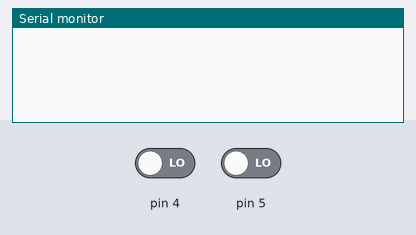
A sketch run on a simulated Arduino Uno, built with avr-gcc and run on an emulated ATmega328P. Shown: the last lines printed to the serial monitor. The inputs (shaded band) are chosen by the test bench; at power-on: pin 4 LOW, pin 5 LOW.

Above: at 1.2 s.
1.3 s: pin 4 driven HIGH
At 1.9 s:
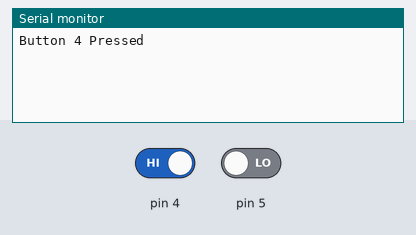
2.8 s: pin 4 driven LOW
At 4.0 s:
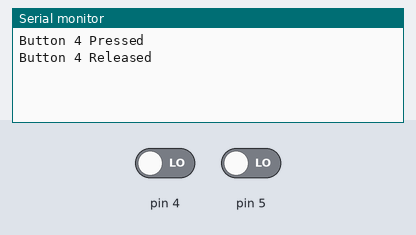
4.3 s: pin 5 driven HIGH
At 5.5 s:
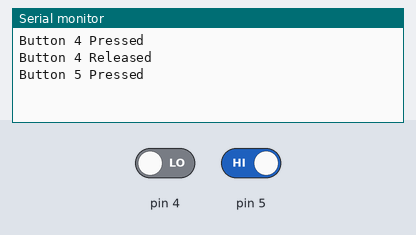
5.8 s: pin 5 driven LOW
At 6.5 s:
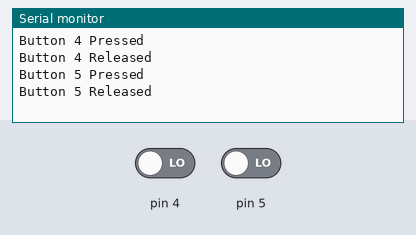

The sketch:

Buttons_Part_6.1_Sample_Solution.ino
```cpp
/*
 * Look back on Part 1.1 (Wonder why the '.1's are related?)
 *   to see how the events were handled.  Props if you already
 *   included the justPressed and justReleased variabled.  If not,
 *   add boolean arrays justPressed and justReleased to the global
 *   variables.
 *
 * Add:
 *  - code in the updateButtonState that updates the justPressed
 *      and justReleased variables as well.
 *  - code in the attachButton and detachButton functions which
 *      deals with the justPressed and justReleased arrays.
 *
 * Write:
 *  - a function, wasPressed, which takes a pin number and returns
 *      the state of justPressed, and sets justPressed to false.
 *  - a function, wasReleased, which takes a pin number and returns
 *      the state of justPreleased, and sets justReleased to false.
 */

// Define how many buttons will be used
#define NUM_OF_BUTTONS 3

// Variable arrays (add the rest)
int pins[NUM_OF_BUTTONS];

int buttonState[NUM_OF_BUTTONS];
int lastButtonState[NUM_OF_BUTTONS];

unsigned long lastDebounceTime[NUM_OF_BUTTONS];
unsigned long debounceDelay[NUM_OF_BUTTONS];

int numberOfButtons = 0;

boolean justPressed[NUM_OF_BUTTONS];
boolean justReleased[NUM_OF_BUTTONS];

void setup()
{
  // Begin Serial
  Serial.begin(9600);
  delay(50);

  // Initialize a couple buttons calling attachButton
  attachButton(4);
  attachButton(5);

}

void loop()
{
  // Update the button states
  updateButtonStates();

  // Iterate through the buttons you attached and print the
  //   result of the 'getter' functions

  if (wasPressed(4))
  {
    Serial.println("Button 4 Pressed");
  }
  if (wasPressed(5))
  {
    Serial.println("Button 5 Pressed");
  }
  if (wasPressed(6))
  {
    Serial.println("Button 6 Pressed");
  }

  if (wasReleased(4))
  {
    Serial.println("Button 4 Released");
  }
  if (wasReleased(5))
  {
    Serial.println("Button 5 Released");
  }
  if (wasReleased(6))
  {
    Serial.println("Button 6 Released");
  }
}

// wasPressed
boolean wasPressed(int pinNum)
{
  // Set up return variable and local variable
  boolean output = false;
  int pinLocation;

  // Check if the pin is one attached
  if (isAttached(pinNum))
  {
    // Get the location of the pin
    pinLocation = pinPosition(pinNum);

    // Get the justPressed state
    output = justPressed[pinLocation];

    // Set the justPressed state to false
    justPressed[pinLocation] = false;
  }

  // Return the output
  return output;
}

// wasReleased
boolean wasReleased(int pinNum)
{
  // Set up return variable and local variable
  boolean output = false;
  int pinLocation;

  // Check if the pin is one attached
  if (isAttached(pinNum))
  {
    // Get the location of the pin
    pinLocation = pinPosition(pinNum);

    // Get the justReleased state
    output = justReleased[pinLocation];

    // Set the justReleased state to false
    justReleased[pinLocation] = false;
  }

  // Return the output
  return output;
}

// getButtonState
int getButtonState(int pinNum)
{
  // Set up a return variable and local variable
  int output = LOW;
  int pinLocation;

  // Check if the pin is one in the list
  if (isAttached(pinNum))
  {
    // Get the location
    pinLocation = pinPosition(pinNum);

    // Get the last state of the corresponding button
    output = buttonState[pinLocation];
  }

  // Return the output
  return output;
}

// getLastButtonState
int getLastButtonState(int pinNum)
{
  // Set up a return variable and local variable
  int output = LOW;
  int pinLocation;

  // Check if the pin is one in the list
  if (isAttached(pinNum))
  {
    // Get the location
    pinLocation = pinPosition(pinNum);

    // Get the last state of the corresponding button
    output = lastButtonState[pinLocation];
  }

  // Return the output
  return output;
}

// setDebounceDelay
void setDebounceDelay(int pinNum, unsigned long newDebounceDelay)
{
  // Check if the pin is actually one of the buttons
  if (isAttached(pinNum))
  {
    // Set the debounceDelay
    debounceDelay[pinPosition(pinNum)] = newDebounceDelay;
  }
}

// setDebounceDelays
void setDebounceDelaya(unsigned long newDebounceDelay)
{
  // Iterate through the buttons
  for (int i = 0; i < numberOfButtons; i++)
  {
    // Set the debounce of each button
    debounceDelay[i] = newDebounceDelay;
  }
}

// updateButtonState
void updateButtonState(int pinNum)
{
  // Set up local variables
  int pinLocation;
  int reading;

  // Check that the pin is one of the buttons
  if (isAttached(pinNum))
  {
    // Get the location of the data
    pinLocation = pinPosition(pinNum);

    // Get the reading
    reading = digitalRead(pinNum);

    // Check if the reading is not what the state is
    if (reading != lastButtonState[pinLocation])
    {
      lastDebounceTime[pinLocation] = millis();
    }

    // Check if the required delay has occured between state changes
    if ((millis() - lastDebounceTime[pinLocation]) > debounceDelay[pinLocation])
    {
      // Update the buttonState
      if (buttonState[pinLocation] != reading)
      {
        buttonState[pinLocation] = reading;

        // If it was just pressed
        if (buttonState[pinLocation] == HIGH)
        {
          justPressed[pinLocation] = true;
        }
        else  // Otherwise, it was just released
        {
          justReleased[pinLocation] = true;
        }
      }
    }

    // Update the last state
    lastButtonState[pinLocation] = reading;
  }
}

// updateButtonStates
void updateButtonStates()
{
  // Iterate through all the buttons
  for (int i = 0; i < numberOfButtons; i++)
  {
    // Update the button
    updateButtonState(pins[i]);
  }
}

// attachButton
void attachButton(int pinNum)
{
  // Check if the button is already attached, and there's room
  if (!isAttached(pinNum) && numberOfButtons < NUM_OF_BUTTONS)
  {
    // Use the number of buttons as the location in the array
    //   to initialize the data
    pins[numberOfButtons] = pinNum;
    pinMode(pinNum, INPUT);

    buttonState[numberOfButtons] = LOW;
    lastButtonState[numberOfButtons] = LOW;

    lastDebounceTime[numberOfButtons] = millis();
    debounceDelay[numberOfButtons] = 50;

    justPressed[numberOfButtons] = false;
    justReleased[numberOfButtons] = false;

    // Increase the number of attached buttons
    numberOfButtons += 1;
  }
}

// detachButton
void detachButton(int pinNum)
{
  // Local variable for storing the location
  int pinLocation;

  // Check if it's attached
  if (isAttached(pinNum))
  {
    // Get the location
    pinLocation = pinPosition(pinNum);

    // Shift all the data in the arrays past the point of the
    //   pin position over one
    int i = pinLocation;
    while (i < numberOfButtons - 1)
    {
      // Set the data as the data at the next location (shift it)
      pins[i] = pins[i + 1];

      buttonState[i] = buttonState[i + 1];
      lastButtonState[i] = lastButtonState[i + 1];

      lastDebounceTime[i] = lastDebounceTime[i + 1];
      debounceDelay[i] = debounceDelay[i + 1];

      justPressed[i] = justPressed[i + 1];
      justReleased[i] = justReleased[i + 1];

      i++;
    }

    // Decrease the number of buttons
    numberOfButtons -= 1;
  }
}

// isAttached
boolean isAttached(int pinNum)
{
  // Set up a return variable
  boolean output = false;

  // Iterate through the buttons
  int i = 0;
  while (i < numberOfButtons && output == false)
  {
    // Check if the pin number is the current pin
    if (pinNum == pins[i])
    {
      // If it is, set the output to true
      output = true;
    }

    i++;
  }

  // Return the output
  return output;
}

// pinPosition
int pinPosition(int pinNum)
{
  // Set up a return variable
  int output = -1;

  // Iterate through the buttons
  int i = 0;
  while (i < numberOfButtons && output < 0)
  {
    // Check if the input pin is the same as the pin at the
    //   index in the array
    if (pinNum == pins[i])
    {
      // Set the location as the output location
      output = i;
    }

    i++;
  }

  // Return the output
  return output;
}
```

Measured:
- after the input at 1.3 s, the serial monitor: prints a new line after 0.05 s (image 1)
- after the input at 2.8 s, the serial monitor: prints a new line after 0.05 s (image 2)
- after the input at 4.3 s, the serial monitor: prints a new line after 0.05 s (image 3)
- after the input at 5.8 s, the serial monitor: prints a new line after 0.05 s (image 4)
